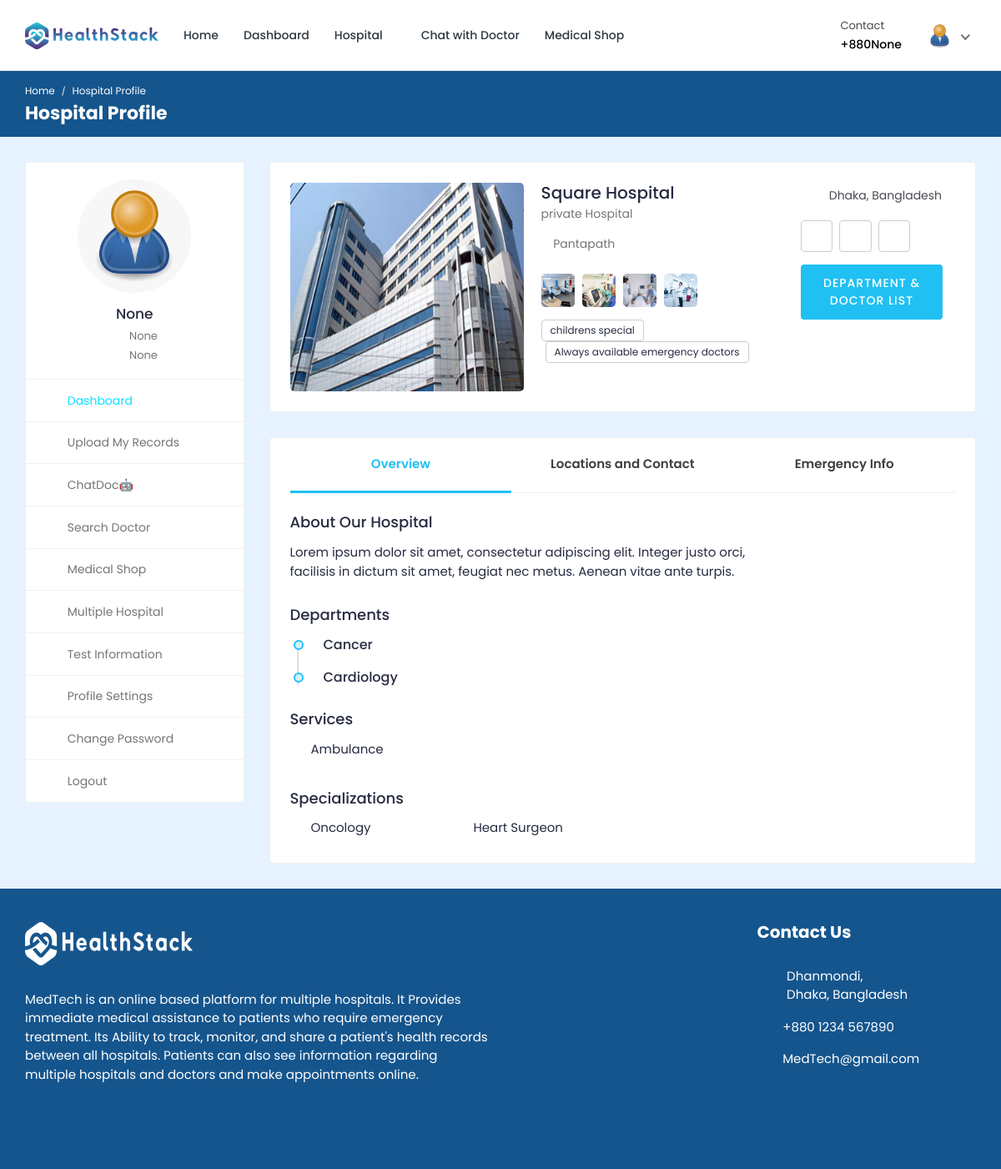
Screenshot of /hospital-profile/1/ (signed in) with the database file from the repository.
### hospital/models.py (models this page shows, shortened)
class Patient(models.Model):
    patient_id = models.AutoField(primary_key=True)
    user = models.OneToOneField(User, on_delete=models.CASCADE, null=True, blank=True, related_name='patient')
    name = models.CharField(max_length=200, null=True, blank=True)
    username = models.CharField(max_length=200, null=True, blank=True)
    age = models.IntegerField(null=True, blank=True)
    email = models.EmailField(max_length=200, null=True, blank=True)
    phone_number = models.IntegerField(null=True, blank=True)
    address = models.CharField(max_length=200, null=True, blank=True)
    featured_image = models.ImageField(upload_to='patients/', default='patients/user-default.png', null=True, blank=True)
    blood_group = models.CharField(max_length=200, null=True, blank=True)
    history = models.CharField(max_length=200, null=True, blank=True)
    dob = models.CharField(max_length=200, null=True, blank=True)
    nid = models.CharField(max_length=200, null=True, blank=True)
    serial_number = models.CharField(max_length=200, null=True, blank=True)
    login_status = models.CharField(max_length=200, null=True, blank=True, default="offline")

class Hospital_Information(models.Model):
    HOSPITAL_TYPE = (
        ('private', 'Private hospital'),
        ('public', 'Public hospital'),
    )
    hospital_id = models.AutoField(primary_key=True)
    name = models.CharField(max_length=200, null=True, blank=True)
    address = models.CharField(max_length=200, null=True, blank=True)
    featured_image = models.ImageField(upload_to='hospitals/', default='hospitals/default.png', null=True, blank=True)
    description = models.TextField(null=True, blank=True)
    email = models.EmailField(max_length=200, null=True, blank=True)
    phone_number = models.IntegerField(null=True, blank=True)
    hospital_type = models.CharField(max_length=200, choices=HOSPITAL_TYPE)
    general_bed_no = models.IntegerField(null=True, blank=True)
    available_icu_no = models.IntegerField(null=True, blank=True)
    regular_cabin_no = models.IntegerField(null=True, blank=True)
    emergency_cabin_no = models.IntegerField(null=True, blank=True)
    vip_cabin_no = models.IntegerField(null=True, blank=True)

### hospital_admin/models.py (models this page shows, shortened)
class hospital_department(models.Model):
    hospital_department_id = models.AutoField(primary_key=True)
    hospital_department_name = models.CharField(max_length=200, null=True, blank=True)
    hospital = models.ForeignKey(Hospital_Information, on_delete=models.CASCADE, null=True, blank=True)
    featured_image = models.ImageField(upload_to='departments/', default='departments/default.png', null=True, blank=True)

class service(models.Model):
    service_id = models.AutoField(primary_key=True)
    service_name = models.CharField(max_length=200, null=True, blank=True)
    hospital = models.ForeignKey(Hospital_Information, on_delete=models.CASCADE, null=True, blank=True)

class specialization(models.Model):
    specialization_id = models.AutoField(primary_key=True)
    specialization_name = models.CharField(max_length=200, null=True, blank=True)
    hospital = models.ForeignKey(Hospital_Information, on_delete=models.CASCADE, null=True, blank=True)

### hospital/views.py (the view, shortened to what this page needs)
# urls.py: path('hospital-profile/<int:pk>/', views.hospital_profile, name='hospital-profile'),
@csrf_exempt
@login_required(login_url="login")
def hospital_profile(request, pk):
    if request.user.is_authenticated:
        if request.user.is_patient:
            patient = Patient.objects.get(user=request.user)
            doctors = Doctor_Information.objects.all()
            hospitals = Hospital_Information.objects.get(hospital_id=pk)
            departments = hospital_department.objects.filter(hospital=hospitals)
            specializations = specialization.objects.filter(hospital=hospitals)
            services = service.objects.filter(hospital=hospitals)
            context = {'patient': patient, 'doctors': doctors, 'hospitals': hospitals, 'departments': departments, 'specializations': specializations, 'services': services}
            return render(request, 'hospital-profile.html', context)
    else:
        logout(request)
        messages.error(request, 'Not Authorized')
        return render(request, 'patient-login.html')

### templates/hospital-profile.html (shortened to what this page needs)
{% load static %}
<!DOCTYPE html>
<html lang="en">
<head>
		<link rel="stylesheet" href="{% static 'MedTech-System/css/Normal/bootstrap.min.css' %}">
		<link rel="stylesheet" href="{% static 'MedTech-System/plugins/Normal/fontawesome/css/fontawesome.min.css' %}">
		<link rel="stylesheet" href="{% static 'MedTech-System/plugins/Normal/fontawesome/css/all.min.css' %}">
		<link rel="stylesheet" href="{% static 'MedTech-System/plugins/Normal/fancybox/jquery.fancybox.min.css'%}">
		<link rel="stylesheet" href="{% static 'MedTech-System/css/Normal/style.css' %}">
	</head>
	<body>
		<div class="main-wrapper">
			<header class="header">
				{% if user.is_authenticated and user.is_patient %}
				{% include 'patient_navbar.html' %}
				{% endif %}
			</header>
			<div class="breadcrumb-bar">
				<div class="container-fluid">
					<div class="row align-items-center">
						<div class="col-md-12 col-12">
							<nav aria-label="breadcrumb" class="page-breadcrumb">
								<ol class="breadcrumb">
									{% if user.is_authenticated and user.is_patient %}
									<li class="breadcrumb-item"><a href="{% url 'patient-dashboard' %}">Home</a></li>
									{% endif %}
									<li class="breadcrumb-item active" aria-current="page">Hospital Profile</li>
								</ol>
							</nav>
							<h2 class="breadcrumb-title">Hospital Profile</h2>
						</div>
					</div>
				</div>
			</div>
			<div class="content">
				<div class="container-fluid">
					<div class="row">
						<div class="col-md-5 col-lg-4 col-xl-3 theiaStickySidebar">
							<div>
								{% if user.is_authenticated and user.is_patient %}
								{% include 'patient-sidebar.html' %}
								{% endif %}
							</div>
						</div>
						<div class="col-md-7 col-lg-8 col-xl-9">
							<div class="card">
								<div class="card-body">
									<div class="doctor-widget">
										<div class="doc-info-left">
											<div class="row">
											<div class="col-lg-6 col-md-6" style=" display: flex;justify-content: left;width: 65%;">
											<div class="doctor-img">
												<img src="{{hospitals.featured_image.url}}" style="height: 250px; width: 280px; margin: auto; " alt="User Image">
											</div>
											</div>
											<div class="doc-info-cont col-md-6 col-lg-6">
												<h4 class="doc-name">{{hospitals.name}}</h4>
												<p class="doc-speciality">{{hospitals.hospital_type}} Hospital</p>
												<div class="clinic-details">
													<p class="doc-location"><i class="fas fa-map-marker-alt"></i> {{hospitals.address}}</p>
													<ul class="clinic-gallery">
														<li>
															<a href="{% static 'MedTech-System/images/Normal/features/feature-01.jpg'%}" data-fancybox="gallery">
																<img src="{% static 'MedTech-System/images/Normal/features/feature-01.jpg'%}" alt="Feature">
															</a>
														</li>
														<li>
															<a href="{% static 'MedTech-System/images/Normal/features/feature-02.jpg'%}" data-fancybox="gallery">
																<img  src="{% static 'MedTech-System/images/Normal/features/feature-02.jpg'%}" alt="Feature">
															</a>
														</li>
														<li>
															<a href="{% static 'MedTech-System/images/Normal/features/feature-03.jpg'%}" data-fancybox="gallery">
																<img src="{% static 'MedTech-System/images/Normal/features/feature-03.jpg'%}" alt="Feature">
															</a>
														</li>
														<li>
															<a href="{% static 'MedTech-System/images/Normal/features/feature-04.jpg'%}" data-fancybox="gallery">
																<img src="{% static 'MedTech-System/images/Normal/features/feature-04.jpg'%}" alt="Feature">
															</a>
														</li>
													</ul>
												</div>
												<div class="clinic-services">
													<span>childrens special</span>
													<span>Always available emergency doctors</span>
												</div>
											</div>
											</div>
										</div>
										<div class="doc-info-right col-md-6" >
											<div class="clini-infos">
												<ul>
													<li><i class="fas fa-map-marker-alt"></i> Dhaka, Bangladesh</li>
												</ul>
											</div>
											<div class="doctor-action">
												<a href="javascript:void(0)" class="btn btn-white fav-btn">
													<i class="far fa-bookmark"></i>
												</a>
												<a href="chat.html" class="btn btn-white msg-btn">
													<i class="far fa-comment-alt"></i>
												</a>
												<a href="javascript:void(0)" class="btn btn-white call-btn" data-toggle="modal" data-target="#voice_call">
													<i class="fas fa-phone"></i>
												</a>
											</div>
											<div class="clinic-booking">
												<a class="apt-btn" href="{% url 'hospital-department-list' pk=hospitals.hospital_id %}">Department & Doctor List</a>
											</div>
											<br>
										</div>
									</div>
								</div>
							</div>
							<div class="card">
								<div class="card-body pt-0">
									<nav class="user-tabs mb-4">
										<ul class="nav nav-tabs nav-tabs-bottom nav-justified">
											<li class="nav-item">
												<a class="nav-link active" href="#doc_overview" data-toggle="tab">Overview</a>
											</li>
											<li class="nav-item">
												<a class="nav-link" href="#doc_locations" data-toggle="tab">Locations and Contact</a>
											</li>
											<li class="nav-item">
												<a class="nav-link" href="#doc_emergency" data-toggle="tab">Emergency Info</a>
											</li>
										</ul>
									</nav>
									<div class="tab-content pt-0">
										<div role="tabpanel" id="doc_overview" class="tab-pane fade show active">
											<div class="row">
												<div class="col-md-12 col-lg-9">
													<div class="widget about-widget">
														<h4 class="widget-title">About Our Hospital</h4>
														<p>{{hospitals.description}}</p>
													</div>
													<div class="widget awards-widget">
														<h4 class="widget-title">Departments</h4>
														<div class="experience-box">
															<ul class="experience-list">
																{% for department in departments %}
																<li>
																	<div class="experience-user">
																		<div class="before-circle"></div>
																	</div>
																	<div class="experience-content">
																		<div class="timeline-content">
																			<h4 class="exp-title">{{department.hospital_department_name}}</h4>
																		</div>
																	</div>
																</li>
																{% endfor %}
															</ul>
														</div>
													</div>
													<div class="service-list">
														<h4>Services</h4>
														<ul class="clearfix">
															{% for service in services %}
															<li>{{service.service_name}}</li>
															{% endfor %}
														</ul>
													</div>
													<div class="service-list">
														<h4>Specializations</h4>
														<ul class="clearfix">
															{% for specialization in specializations %}
															<li>{{specialization.specialization_name}}</li>
															{% endfor %}
														</ul>
													</div>
												</div>
											</div>
										</div>
									</div>
								</div>
							</div>
						</div>
				</div>
			</div>
			{% include 'footer.html' %}
		</div>
	</body>
</html>

### templates/patient_navbar.html (shortened to what this page needs)
{% load static %}
<nav class="navbar navbar-expand-lg header-nav">
  <div class="navbar-header">
    <a href="{% url 'hospital_home'%}" class="navbar-brand logo">
      <img
        src="{% static 'MedTech-System/images/Normal/logo.jpg' %}"
        class="img-fluid"
        alt="Logo"
      />
    </a>
  </div>
  <div class="main-menu-wrapper">
    <ul class="main-nav">
      <li>
        <a href="{% url 'hospital_home'%}">Home</a>
      </li>
      <li>
        <a href="{% url 'patient-dashboard' %}">Dashboard</a>
      </li>
      <li class="has-submenu">
        <a href="#">Hospital <i class="fas fa-chevron-down"></i></a>
      </li>
      {% if user.is_authenticated and user.is_patient %}
      <li>
        <a href="{% url 'chat-home' pk=user.id %}">Chat with Doctor</a>
      </li>
      {% endif %}
      <li>
        <a href="{% url 'pharmacy_shop' %}">Medical Shop</a>
      </li>
    </ul>
  </div>
  <ul class="nav header-navbar-rht">
    <li class="nav-item contact-item">
      <div class="header-contact-img">
        <i class="far fa-hospital"></i>
      </div>
      <div class="header-contact-detail">
        <p class="contact-header">Contact</p>
        <p class="contact-info-header">+880{{patient.phone_number}}</p>
      </div>
    </li>
    <li class="nav-item dropdown has-arrow logged-item">
      <a href="#" class="dropdown-toggle nav-link" data-toggle="dropdown">
        <span class="user-img">
          <img
            class="rounded-circle"
            src="{{patient.featured_image.url}}"
            width="31"
            alt="Richard Wilson"
          />
        </span>
      </a>
    </li>
  </ul>
</nav>

### templates/patient-sidebar.html
{% load static %}
    <div class="profile-sidebar">
      <div class="widget-profile pro-widget-content">
        <div class="profile-info-widget">
          <a href="#" class="booking-doc-img">
            <img
              src="{{ patient.featured_image.url }}"
              alt="User Image"
            />
          </a>
          <div class="profile-det-info">
            <h3>{{patient.name}}</h3>
            <div class="patient-details">
              <h5>
                <i class="fas fa-birthday-cake"></i> {{ patient.dob }}
              </h5>
              <h5 class="mb-0">
                <i class="fas fa-map-marker-alt"></i>
                {{ patient.address }}
              </h5>
            </div>
          </div>
        </div>
      </div>
      <div class="dashboard-widget">
        <nav class="dashboard-menu sidebar">
          <ul>
            <li class="active">
              <a href="{% url 'patient-dashboard' %}">
                <i class="fas fa-columns"></i>
                <span>Dashboard</span>
              </a>
            </li>
            <li class="nav-item has-submenu">
              <a href="{% url 'file_to_txt' %}">
                <i class="fas fa-book"></i>
                <span>Upload My Records</span>
              </a>
            </li>
            <li class="nav-item has-submenu">
              <a href="{% url 'get_bot_response' %}">
                <i class="fas fa-robot"></i>
                <span>ChatDoc🤖</span>
              </a>
            </li>
            <li class="nav-item has-submenu">
              <a href="{% url 'search' %}">
                <i class="fas fa-user-md"></i>
                <span>Search Doctor</span>
              </a>
            </li>
            <li class="has-submenu">
              <a href="{% url 'pharmacy_shop' %}" class="nav-link">
                <i class="fas fa-capsules"></i>
                <span>Medical Shop</span>
              </a>
            </li>
            <li>
                <a href="{% url 'multiple-hospital' %}">
                  <i class="fas fa-hospital"></i>
                  <span>Multiple Hospital</span>
                </a>
            </li>
            <li>
              <a href="{% url 'doctor-test-list'%}" target="_blank">
                <i class="fas fa-hourglass-start"></i>
                <span>Test Information</span>
              </a>
            </li>
            <li>
              <a href="{% url 'profile-settings' %}">
                <i class="fas fa-user-cog"></i>
                <span>Profile Settings</span>
              </a>
            </li>
            <li>
              <a href="{% url 'change-password' pk=user.id%}">
                <i class="fas fa-lock"></i>
                <span>Change Password</span>
              </a>
            </li>
            <li>
              <a href="{% url 'logout' %}">
                <i class="fas fa-sign-out-alt"></i>
                <span>Logout</span>
              </a>
            </li>
          </ul>
        </nav>
      </div>
    </div>

### rows the page displays
Patient: phone_number "None", featured_image (placeholder picture), name "None", dob "None", address "None"
Hospital_Information: featured_image (picture), name "Square Hospital", hospital_type "private", address "Pantapath", description "Lorem ipsum dolor sit amet, consectetur adipiscing elit. Integer justo orci, facilisis in dictum sit amet, feugiat nec metus. Aenean vitae ante turpis."
hospital_department: hospital_department_name "Cancer"
hospital_department: hospital_department_name "Cardiology"
service: service_name "Ambulance"
specialization: specialization_name "Oncology"
specialization: specialization_name "Heart Surgeon"
